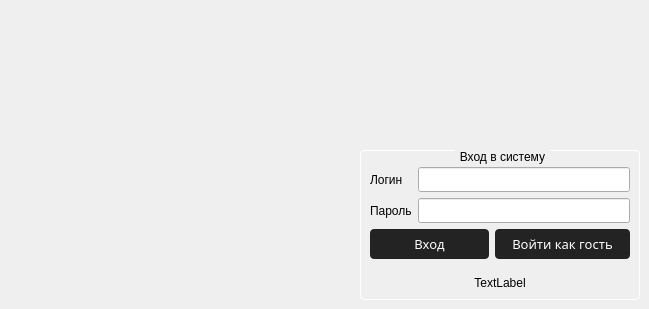
            <widget class="QWidget" name="page_login">
             <widget class="QGroupBox" name="box_Login">
              <property name="geometry">
               <rect>
                <x>360</x>
                <y>150</y>
                <width>280</width>
                <height>150</height>
               </rect>
              </property>
              <property name="sizePolicy">
               <sizepolicy hsizetype="MinimumExpanding" vsizetype="MinimumExpanding">
                <horstretch>0</horstretch>
                <verstretch>0</verstretch>
               </sizepolicy>
              </property>
              <property name="minimumSize">
               <size>
                <width>280</width>
                <height>130</height>
               </size>
              </property>
              <property name="maximumSize">
               <size>
                <width>280</width>
                <height>150</height>
               </size>
              </property>
              <property name="styleSheet">
               <string notr="true">QGroupBox { margin-top: 3ex; border: 1px solid white; border-radius: 4px; }

QGroupBox::title {
    subcontrol-origin: margin;
    subcontrol-position: top center; /* position at the top center */
	padding: 0 3px;
}</string>
              </property>
              <property name="title">
               <string>Вход в систему</string>
              </property>
              <layout class="QGridLayout" name="gridLayout">
               <property name="topMargin">
                <number>16</number>
               </property>
               <item row="2" column="0" colspan="2">
                <widget class="QPushButton" name="btn_UserInit">
                 <property name="sizePolicy">
                  <sizepolicy hsizetype="Maximum" vsizetype="Fixed">
                   <horstretch>0</horstretch>
                   <verstretch>0</verstretch>
                  </sizepolicy>
                 </property>
                 <property name="minimumSize">
                  <size>
                   <width>102</width>
                   <height>30</height>
                  </size>
                 </property>
                 <property name="maximumSize">
                  <size>
                   <width>135</width>
                   <height>30</height>
                  </size>
                 </property>
                 <property name="font">
                  <font>
                   <family>Segoe UI Semibold</family>
                   <pointsize>10</pointsize>
                   <weight>7</weight>
                   <italic>false</italic>
                   <bold>false</bold>
                  </font>
                 </property>
                 <property name="styleSheet">
                  <string notr="true">QPushButton {
    color: rgb(255, 255, 255);
    background-color: rgb(35, 35, 35);
    border: 0px solid;
	border-radius: 4px;
	font: 63 10pt &quot;Segoe UI Semibold&quot;;
}
QPushButton:hover {
    background-color: rgb(47, 105, 23);
}

QPushButton:pressed { background-color: rgb(70, 175, 38); }</string>
                 </property>
                 <property name="text">
                  <string>Вход</string>
                 </property>
                </widget>
               </item>
               <item row="0" column="1" colspan="2">
                <widget class="QLineEdit" name="lnI_Login">
                 <property name="sizePolicy">
                  <sizepolicy hsizetype="Minimum" vsizetype="Fixed">
                   <horstretch>0</horstretch>
                   <verstretch>0</verstretch>
                  </sizepolicy>
                 </property>
                 <property name="minimumSize">
                  <size>
                   <width>200</width>
                   <height>25</height>
                  </size>
                 </property>
                </widget>
               </item>
               <item row="0" column="0">
                <widget class="QLabel" name="lbl_ReadOnly13">
                 <property name="sizePolicy">
                  <sizepolicy hsizetype="Maximum" vsizetype="Preferred">
                   <horstretch>0</horstretch>
                   <verstretch>0</verstretch>
                  </sizepolicy>
                 </property>
                 <property name="text">
                  <string>Логин</string>
                 </property>
                </widget>
               </item>
               <item row="1" column="1" colspan="2">
                <widget class="QLineEdit" name="lnI_Password">
                 <property name="sizePolicy">
                  <sizepolicy hsizetype="Expanding" vsizetype="Maximum">
                   <horstretch>0</horstretch>
                   <verstretch>0</verstretch>
                  </sizepolicy>
                 </property>
                 <property name="minimumSize">
                  <size>
                   <width>0</width>
                   <height>25</height>
                  </size>
                 </property>
                 <property name="inputMask">
                  <string/>
                 </property>
                 <property name="echoMode">
                  <enum>QLineEdit::Password</enum>
                 </property>
                </widget>
               </item>
               <item row="1" column="0">
                <widget class="QLabel" name="lbl_ReadOnly14">
                 <property name="sizePolicy">
                  <sizepolicy hsizetype="Maximum" vsizetype="Preferred">
                   <horstretch>0</horstretch>
                   <verstretch>0</verstretch>
                  </sizepolicy>
                 </property>
                 <property name="text">
                  <string>Пароль</string>
                 </property>
                </widget>
               </item>
               <item row="2" column="2">
                <widget class="QPushButton" name="btn_UserInitAsGuest">
                 <property name="sizePolicy">
                  <sizepolicy hsizetype="Expanding" vsizetype="Fixed">
                   <horstretch>0</horstretch>
                   <verstretch>0</verstretch>
                  </sizepolicy>
                 </property>
                 <property name="minimumSize">
                  <size>
                   <width>102</width>
                   <height>30</height>
                  </size>
                 </property>
                 <property name="maximumSize">
                  <size>
                   <width>135</width>
                   <height>30</height>
                  </size>
                 </property>
                 <property name="font">
                  <font>
                   <family>Segoe UI Semibold</family>
                   <pointsize>10</pointsize>
                   <weight>7</weight>
                   <italic>false</italic>
                   <bold>false</bold>
                  </font>
                 </property>
                 <property name="styleSheet">
                  <string notr="true">QPushButton {
    color: rgb(255, 255, 255);
    background-color: rgb(35, 35, 35);
    border: 0px solid;
	border-radius: 4px;
	font: 63 10pt &quot;Segoe UI Semibold&quot;;
}
QPushButton:hover {
    background-color: rgb(47, 105, 23);
}

QPushButton:pressed { background-color: rgb(70, 175, 38); }</string>
                 </property>
                 <property name="text">
                  <string>Войти как гость</string>
                 </property>
                </widget>
               </item>
               <item row="3" column="0" colspan="3">
                <widget class="QLabel" name="lbl_LoginStatus">
                 <property name="sizePolicy">
                  <sizepolicy hsizetype="Expanding" vsizetype="Preferred">
                   <horstretch>0</horstretch>
                   <verstretch>0</verstretch>
                  </sizepolicy>
                 </property>
                 <property name="text">
                  <string>TextLabel</string>
                 </property>
                 <property name="alignment">
                  <set>Qt::AlignBottom|Qt::AlignHCenter</set>
                 </property>
                </widget>
               </item>
              </layout>
             </widget>
            </widget>
